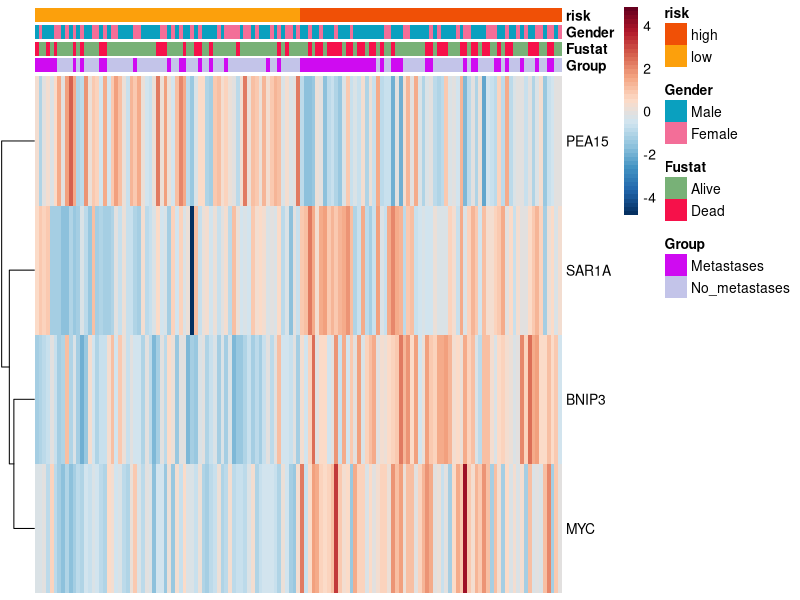

The R script that drew this image:
# 热图绘制

# 加载包
library(pheatmap)
library(RColorBrewer)
library(ggplot2)

setwd("H:\\生信文章\\复现\\DEGanalysis\\热图和火山图")
# 加载表达数据和注释数据
DEG <- read.table("exp.txt",header=T, sep="\t", check.names=F,row.names = 1)
annotation_col <- read.table("annotation_col.txt",header=T, sep="\t", check.names=F,row.names = 1)
DEG <- t(DEG)
DEG<- DEG[match(rownames(annotation_col), rownames(DEG)), ]#让DEG按annotation_col行名排列
DEG <- t(DEG)
#转换为因子型
annotation_col[] <- lapply(annotation_col, as.factor)


# 创建注释颜色
annotation_colors <- list(
  risk=c("high"="#F05006","low"="#FCA00C"),
  Gender = c("Male"="#0AA0BF","Female"="#F36E98"),
  Fustat = c("Alive"="#78B177","Dead"="#F6114A"),
  Group = c("Metastases"="#CF0BF1","No_metastases"="#C3C4E9")
)

# 绘制热图
pdf("model_geneheatmap3.pdf",width = 8.5,height =3.9)
p <- pheatmap(DEG,
              scale = "row",
         cluster_rows = T,
         cluster_cols = F,
         annotation_col = annotation_col,
         annotation_colors = annotation_colors,
         color = colorRampPalette(rev(brewer.pal(10, "RdBu")))(50),
         show_rownames = TRUE,
         show_colnames =FALSE,
         treeheight_row =20,  # 隐藏行的树状图连线
         treeheight_col = 0 )

dev.off()
